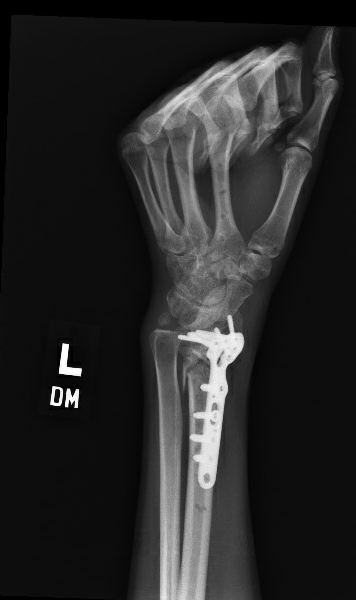
#> input picture ML/images/Acumed/Acumed ex2 at 9.51.06 AM (1).png, 356 x 600 px; its folder holds only this picture in this run
$ jupyter execute preprocess.ipynb
#> lines starting #> are read from the running program, lines starting #| are printed output that depends on the picture
# Preprocessing V2

[cell 1]
import sys
import cv2
from matplotlib import pyplot as plt
import numpy as np
import imutils
from sklearn.decomposition import PCA
from math import atan2, cos, sin, sqrt, pi
from glob import glob
import os

[cell 2]
filepaths = glob("images/*/*.png", recursive=True)
print(filepaths[:10])

[cell 3]
images = {}

for filepath in filepaths:
    image = cv2.imread(filepath, cv2.IMREAD_GRAYSCALE)
#> image is the input picture: shape (600, 356); min 0, max 255, mean 40

    # set crop bounds for background color detection
    x_min = 0
    x_max = image.shape[1]
#> x_max = 356
    y_min = int(image.shape[0] * 0.2)
#> y_min = 120
    y_max = int(image.shape[0] * 0.8)
#> y_max = 480

    # recolored image (if black on white x-ray)
    cropped_image = image[y_min:y_max, x_min:x_max]
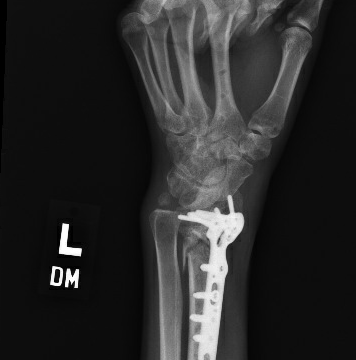
#> cropped_image: shape (360, 356); min 0, max 255, mean 41.8

    recolored_image = image


    # print("MEAN", np.mean(cropped_image))
    if np.mean(cropped_image) > 110:
        recolored_image = cv2.bitwise_not(image)


    edited = recolored_image

    min = np.min(edited)
#> min = 0
    max = np.max(edited)
#> max = 255

    # scale pixels to 0 - 255 for max contrast
    scaled = ((edited - min) / (max - min) * 255).astype(np.uint8)

    images[filepath] = (image, scaled)
#> pass 2 of the loop `for filepath in filepaths:`:
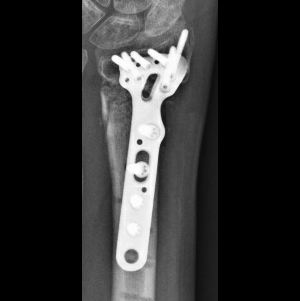
#> input picture ML/images/cropped/Acumed ex2 at 9.50.35 AM.png, 300 x 301 px
#> image is the input picture: shape (301, 300); min 0, max 255, mean 48
#> `cropped_image = image[y_min:y_max, x_min:x_max]`:
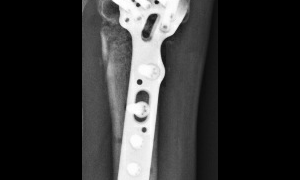
#> cropped_image: shape (180, 300); min 0, max 255, mean 48.8
#> pass 3 of the loop `for filepath in filepaths:`:
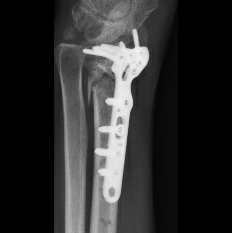
#> input picture ML/images/cropped/Acumed ex2 at 9.51.06 AM.png, 232 x 233 px
#> image is the input picture: shape (233, 232); min 0, max 245, mean 46.1
#> `cropped_image = image[y_min:y_max, x_min:x_max]`:
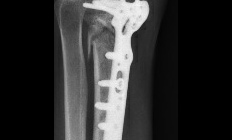
#> cropped_image: shape (140, 232); min 0, max 245, mean 49
#> max = 245
#> the loop made 4 passes; the first 3 are shown


    # f, axarr = plt.subplots(1,2)
    # axarr[0].axis('off')
    # axarr[0].imshow(image, cmap='gray')
    # axarr[1].axis('off')
    # axarr[1].imshow(edited, cmap='gray')
    # plt.show(block=True)

## Now we actually try to preprocess the images

[cell 4]
thresholded = {}

for filepath, (original, edited) in images.items():

    print(filepath)

    ret, thresh = cv2.threshold(edited, 200, 255, cv2.THRESH_TOZERO)

    kernel = cv2.getStructuringElement(cv2.MORPH_ELLIPSE , (3,3))
    morph = cv2.morphologyEx(thresh, cv2.MORPH_CLOSE, kernel)

    thresholded[filepath] = morph
#> this loop made 4 passes
#| images/Acumed/Acumed ex2 at 9.51.06 AM (1).png
#| images/cropped/Acumed ex2 at 9.50.35 AM.png
#| images/cropped/Acumed ex2 at 9.51.06 AM.png
#| images/cropped/acumed ex1 at 2.22.39 PM.png
#> pass 1, `ret, thresh = cv2.threshold(edited, 200, 255, cv2.THRESH_TOZERO)`:
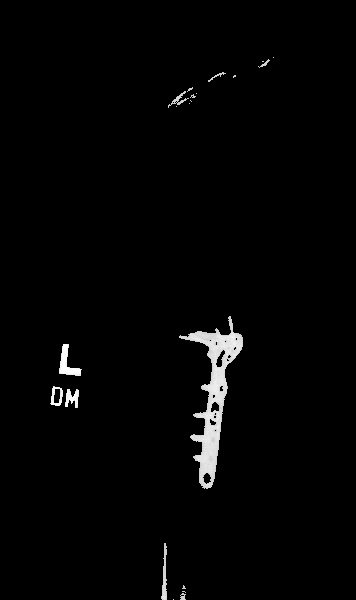
#> thresh: shape (600, 356); min 0, max 255, mean 4.4
#> pass 2, `ret, thresh = cv2.threshold(edited, 200, 255, cv2.THRESH_TOZERO)`:
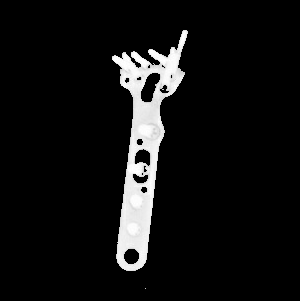
#> thresh: shape (301, 300); min 0, max 255, mean 17.8
#> after the loop:
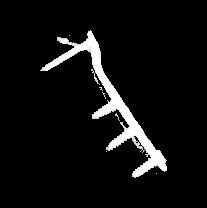
#> thresh: shape (208, 207); min 0, max 255, mean 15.4
#> after the loop, thresholded = 4 items

    # f, axarr = plt.subplots(1,2)
    # axarr[0].axis('off')
    # axarr[0].imshow(edited, cmap='gray')
    # axarr[1].axis('off')
    # axarr[1].imshow(morph, cmap='gray')
    # plt.show(block=True)

[cell 5]
rotated = {}

for filepath, thresh in thresholded.items():

    contours, hierarchy = cv2.findContours(thresh, cv2.RETR_TREE, cv2.CHAIN_APPROX_SIMPLE)

    areas = [cv2.contourArea(c) if cv2.boundingRect(c)[2] < (thresh.shape[1]) * 0.8 else -1 for c in contours]
    max_index = np.argmax(areas)
    cnt = contours[max_index]

    pts = cnt

    sz = len(pts)
    data_pts = np.empty((sz, 2), dtype=np.float64)
    for i in range(data_pts.shape[0]):
        data_pts[i,0] = pts[i,0,0]
        data_pts[i,1] = pts[i,0,1]

    mean = np.empty((0))
    mean, eigenvectors, eigenvalues = cv2.PCACompute2(data_pts, mean)

    eigenvector = eigenvectors[0]

    angle = atan2(*eigenvector) # orientation in radians
    degrees = angle / np.pi * 180 # orientation in degrees

    # f, axarr = plt.subplots(1,2)
    # axarr[0].axis('off')
    # axarr[0].imshow(images[filepath][1], cmap='gray')
    # axarr[1].axis('off')
    # axarr[1].imshow(imutils.rotate_bound(thresh, degrees), cmap='gray')
    # plt.show(block=True)

    original = images[filepath][0]
    edited = images[filepath][1]
    rotated[filepath] = (imutils.rotate_bound(original, degrees), imutils.rotate_bound(edited, degrees), imutils.rotate_bound(thresh, degrees))
#> this loop made 4 passes
#> (max_index, sz, mean, eigenvectors, eigenvalues, angle, degrees) on passes 1 to 2: (7, 220, [[210.2, 391]], [[-0.0825, 0.997], [0.997, 0.0825]], [2738.7, 203.2], -0.0826, -4.73), (1, 253, [[148.9, 117.7]], [[-0.14, 0.99], [0.99, 0.14]], [5707.5, 407.9], -0.14, -8.03)
#> (areas, max_index, sz, mean, eigenvectors, eigenvalues, angle, degrees) on passes 3 to 4: ([3351, 61.5, 22, 62, 8, 81], 0, 220, [[115.4, 104.6]], [[-0.0859, 0.996], [0.996, 0.0859]], [2777, 205.9], -0.086, -4.93), ([0, 0.5, 2.5, 0, 2505, 8, 8], 4, 357, [[107.7, 101.3]], [[0.559, 0.829], [0.829, -0.559]], [2603.8, 190.4], 0.593, 33.99)
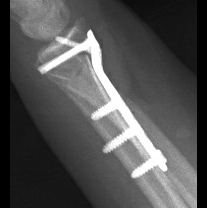
#> edited: shape (208, 207); min 0, max 255, mean 80.9
#> after the loop, rotated = 4 items

[cell 6]
for filepath, (original, edited, morph) in rotated.items():

    contours, hierarchy = cv2.findContours(morph, cv2.RETR_TREE, cv2.CHAIN_APPROX_SIMPLE)

    areas = [cv2.contourArea(c) if cv2.boundingRect(c)[2] < (edited.shape[1]) * 0.8 else -1 for c in contours]
    max_index = np.argmax(areas)
    cnt = contours[max_index]

    colored_image = cv2.cvtColor(edited, cv2.COLOR_GRAY2RGB)
    x, y, w, h = cv2.boundingRect(cnt)
    halfW, halfH = (w // 2, h // 2)

    cx, cy = (x + halfW, y + halfH)

    majorHalf = halfW if w > h else halfH

    majorHalf += 20 #padding

    crop_img = original[cy-majorHalf:cy+majorHalf, cx-majorHalf:cx+majorHalf]

    colored_crop = colored_image[cy-majorHalf:cy+majorHalf, cx-majorHalf:cx+majorHalf]


    filepath = filepath.replace('images', 'images_processed')

    try:
        os.makedirs('/'.join(filepath.split('/')[:-1]))
    except Exception as e:
        pass
    print('new filepath', filepath)
    try:
        cv2.imwrite(filepath, colored_crop)
    except Exception as e:
        print(e)
#> this loop made 4 passes
#> (areas, max_index, x, y, w, h, halfW, halfH) on passes 2 to 4: ([1, 7892, 172, 22, 81.5, 172.5, 23, 23.5, 4, 2, 325, 32], 1, 118, 45, 76, 248, 38, 124), ([3658, 44.5, 11, 43, 54.5], 0, 87, 37, 67, 176, 33, 88), ([1, 1, 2952, 2, 23.5, 7], 2, 109, 62, 66, 173, 33, 86)
#> (max_index, x, y, w, h, halfW, halfH, cx) on pass 1: (7, 205, 325, 66, 175, 33, 87, 238)
#| new filepath images_processed/Acumed/Acumed ex2 at 9.51.06 AM (1).png
#| new filepath images_processed/cropped/Acumed ex2 at 9.50.35 AM.png
#| new filepath images_processed/cropped/Acumed ex2 at 9.51.06 AM.png
#| new filepath images_processed/cropped/acumed ex1 at 2.22.39 PM.png
#> pass 1, `colored_image = cv2.cvtColor(edited, cv2.COLOR_GRAY2RGB)`:
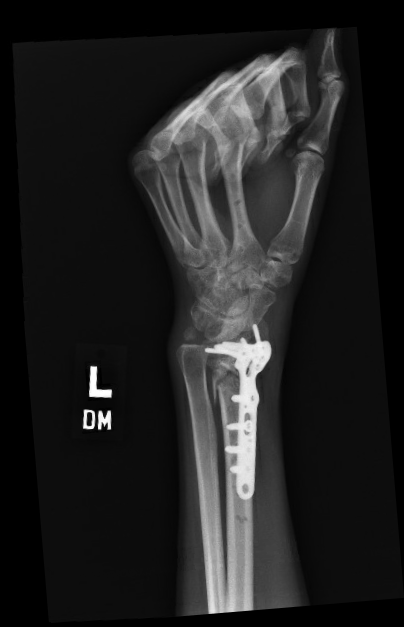
#> colored_image: shape (627, 404, 3); min 0, max 255, mean 33.7
#> pass 1, `crop_img = original[cy-majorHalf:cy+majorHalf, cx-majorHalf:cx+majorHa..`:
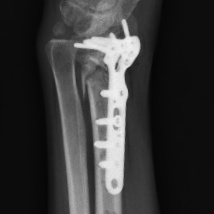
#> crop_img: shape (214, 214); min 4, max 244, mean 55.7
#> pass 2, `colored_image = cv2.cvtColor(edited, cv2.COLOR_GRAY2RGB)`:
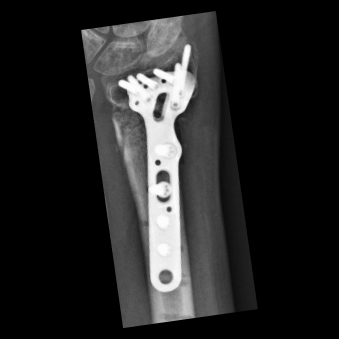
#> colored_image: shape (339, 339, 3); min 0, max 255, mean 37.7


    # f, axarr = plt.subplots(1,3)
    # axarr[0].axis('off')
    # axarr[0].imshow(image, cmap='gray')
    # axarr[1].axis('off')
    # axarr[1].imshow(thresh, cmap='gray')
    # axarr[2].axis('off')
    # axarr[2].imshow(crop_img, cmap='gray')
    # plt.show(block=True)
